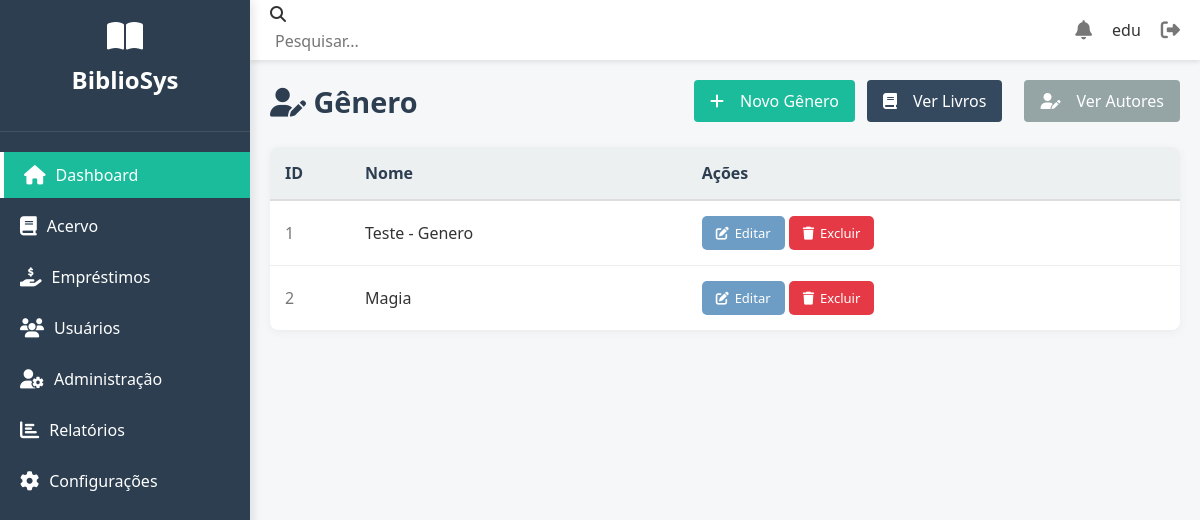
/livros/genero/lista/ (signed in), run on an earlier commit of the app's database.
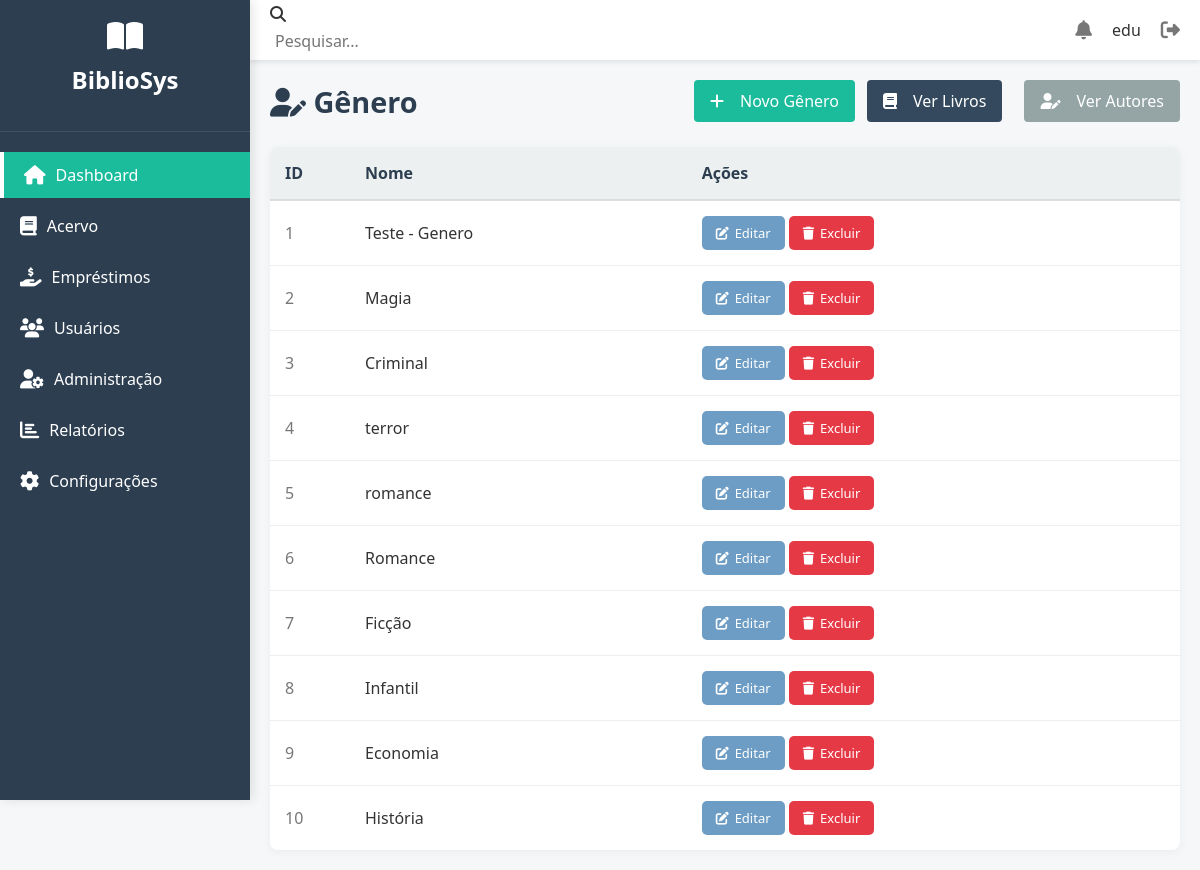
And on a later commit of the database.
### livros/models.py (models this page shows, shortened)
class Genero(models.Model):
    nome = models.CharField(max_length=50, verbose_name='Nome do Gênero')

### livros/views.py (the view)
# urls.py: path('genero/lista/', GeneroListView.as_view(), name='genero_list'),
class GeneroListView(AdminRequiredMixin, ListView):
    model = Genero
    template_name = 'genero_list.html'
    context_object_name = 'generos'

### livros/views.py (called while the page is built)
    def test_func(self):
        return self.request.user.is_staff or self.request.user.is_superuser

### livros/templates/genero_list.html (shortened to what this page needs)
{% extends 'modelo.html' %}
{% load static %}
{% block cards %}
<div class="content">
            <div class="page-header">
                <h1 class="page-title"><i class="fas fa-user-pen"></i> Gênero</h1>
                <div class="header-actions">
                    <a href="{% url 'genero_create' %}" class="btn"><i class="fas fa-plus"></i> Novo Gênero</a>
                    <a href="{% url 'livro_list' %}" class="btn btn-secondary"><i class="fas fa-book"></i> Ver Livros</a>
                    <a href="{% url 'autor_list' %}" class="btn btn-tertiary"><i class="fas fa-user-pen"></i> Ver Autores</a>
                </div>
            </div>
            <div class="authors-table-container">
                <table class="authors-table">
                    <thead>
                        <tr>
                            <th class="id-column">ID</th>
                            <th>Nome</th>
                            <th>Ações</th>
                        </tr>
                    </thead>
                    <tbody>
                        {% for genero in generos %}
                        <tr>
                            <td class="id-column">{{ genero.id }}</td>
                            <td>{{ genero.nome }}</td>
                            <td class="actions">
                                <a href="{% url 'editar_genero' genero.id %}" class="btn-edit">
                                    <i class="fas fa-edit"></i> Editar
                                </a>
                                <a href="{% url 'excluir_genero' genero.id %}" class="btn-delete">
                                    <i class="fas fa-trash"></i> Excluir
                                </a>
                            </td>
                        </tr>
                        {% empty %}
                        <tr>
                            <td colspan="2" style="text-align: center; padding: 30px;">
                                Nenhum genero cadastrado.
                            </td>
                        </tr>
                        {% endfor %}
                    </tbody>
                </table>
            </div>
        </div>
{% endblock %}

### paginas/templates/modelo.html (shortened to what this page needs)
{% load static %}
<!DOCTYPE html>
<html lang="pt-BR">
<head>
    <link rel="stylesheet" href="https://cdnjs.cloudflare.com/ajax/libs/font-awesome/6.4.0/css/all.min.css">
    <link rel="stylesheet" href="{% static 'css/styles.css' %}">
    <link rel="stylesheet" href="{% static 'css/formulario.css' %}">
    <link rel="stylesheet" href="{% static 'css/listas.css' %}">
    <link rel="stylesheet" href="{% static 'css/formulario_exclusao.css' %}">
    <link rel="stylesheet" href="{% static 'css/livros_disponiveis.css' %}">
</head>
<body>
    {% if request.user.is_authenticated %}
    {% block menu %}
    <div class="sidebar">
        <div class="sidebar-header">
            <i class="fas fa-book-open fa-2x"></i>
            <h2 style="color: white;">BiblioSys</h2>
        </div>
        <div class="sidebar-menu">
            <ul>
                <li><a href="{% url 'pagina_index' %}" class="active"><i class="fas fa-home"></i> <span>Dashboard</span></a></li>
                <li><a href="{% url 'livros_disponiveis' %}"><i class="fas fa-book"></i> <span>Acervo</span></a></li>
                <li><a href="{% url 'meus_emprestimos' %}"><i class="fas fa-hand-holding-usd"></i> <span>Empréstimos</span></a></li>
                {% if request.user.is_staff or request.user.is_superuser %}
                <li><a href="{% url 'usuario_list' %}"><i class="fas fa-users"></i> <span>Usuários</span></a></li>
                <li><a href="{% url 'livro_list' %}"><i class="fas fa-user-cog"></i> <span>Administração</span></a></li>
                <li><a href="#"><i class="fas fa-chart-bar"></i> <span>Relatórios</span></a></li>
                <li><a href="#"><i class="fas fa-cog"></i> <span>Configurações</span></a></li>
                {% endif %}
            </ul>
        </div>
    </div>
    {% endblock %}
    {% block header %}
    <div class="main-content">
        <div class="header">
            <div class="search-bar">
                <i class="fas fa-search"></i>
                <input type="text" placeholder="Pesquisar..." style="border: none; background: transparent; padding: 5px; outline: none;">
            </div>
            <div class="user-info">
                <i class="fas fa-bell"></i>
                <span>{{ request.user }}</span>
                <form method="post" action="{% url 'logout' %}" style="display: inline">
                    <button type="submit" class="logout-btn">
                        <i class="fas fa-sign-out-alt"></i>
                    </button>
                </form>
            </div>
        </div>
        {% endblock %}
        {% block cards %}{% endblock %}
    {% endif %}
</body>
</html>

### static/css/styles.css (style rules this page uses)
* { margin: 0; padding: 0; box-sizing: border-box; font-family: "Segoe UI", Tahoma, Geneva, Verdana, sans-serif; }
:root { --primary: #2c3e50; --secondary: #34495e; --accent: #1abc9c; --light: #ecf0f1; --dark: #2c3e50; --success: #2ecc71; --warning: #f39c12; --danger: #e74c3c; --sidebar-width: 250px; --header-height: 60px; }
body { background-color: #f5f7f9; color: #333; display: flex; min-height: 100vh; }
.sidebar { width: var(--sidebar-width); background: var(--primary); color: white; height: 100vh; position: fixed; transition: all 0.3s ease; z-index: 1000; box-shadow: 3px 0 10px rgba(0, 0, 0, 0.1); }
.sidebar-header { padding: 20px; text-align: center; border-bottom: 1px solid rgba(255, 255, 255, 0.1); color: white; }
.sidebar-header h2 { margin-top: 10px; font-size: 1.5rem; }
.sidebar-menu { padding: 20px 0; }
.sidebar-menu ul { list-style: none; }
.sidebar-menu li { margin-bottom: 5px; }
.sidebar-menu a { color: #fff; text-decoration: none; display: flex; align-items: center; padding: 12px 20px; transition: all 0.3s; }
.sidebar-menu a:hover, .sidebar-menu a.active { background: var(--accent); border-left: 4px solid white; }
.sidebar-menu i { margin-right: 10px; font-size: 1.2rem; }
.main-content { flex: 1; margin-left: var(--sidebar-width); width: calc(100% - var(--sidebar-width)); }
.header { background: white; height: var(--header-height); display: flex; align-items: center; justify-content: space-between; padding: 0 20px; box-shadow: 0 2px 5px rgba(0, 0, 0, 0.1); position: sticky; top: 0; z-index: 100; }
.user-info { display: flex; align-items: center; gap: 20px; }
.user-info i { font-size: 1.2rem; }
.user-info .fa-bell { color: #777; }
.logout-btn { background: none; border: none; padding: 0; cursor: pointer; color: #777; transition: color 0.3s; display: flex; align-items: center; }
.content { padding: 20px; }
h2 { color: var(--dark); margin-bottom: 15px; }

### static/css/formulario.css (style rules this page uses)
input, select, textarea { width: 100%; padding: 12px; border: 1px solid #ddd; border-radius: 4px; font-size: 1rem; box-sizing: border-box; }
.btn { padding: 12px 20px; border: none; border-radius: 4px; font-size: 1rem; cursor: pointer; transition: all 0.3s; display: inline-flex; align-items: center; justify-content: center; }
.btn i { margin-right: 8px; }
.btn-secondary { background: #95a5a6; color: white; margin-right: 10px; }

### static/css/listas.css (style rules this page uses)
.page-header { display: flex; display: flex; justify-content: space-between; align-items: center; margin-bottom: 25px; }
.page-title { color: var(--dark); font-size: 1.8rem; }
.header-actions { display: flex; gap: 12px; flex-wrap: wrap; }
.btn { background-color: var(--accent); color: white; border: none; padding: 10px 16px; border-radius: 4px; cursor: pointer; font-weight: 500; transition: all 0.3s; text-decoration: none; display: inline-flex; align-items: center; gap: 8px; }
.btn-secondary { background-color: var(--secondary); }
.btn-tertiary { background-color: #95a5a6; }
.authors-table-container { background: white; border-radius: 8px; box-shadow: 0 2px 10px rgba(0, 0, 0, 0.05); overflow: hidden; }
.authors-table { width: 100%; border-collapse: collapse; }
.authors-table th { background-color: var(--light); padding: 15px; text-align: left; font-weight: 600; color: var(--dark); border-bottom: 2px solid #ddd; }
.authors-table td { padding: 15px; border-bottom: 1px solid #eee; }
.authors-table tr:last-child td { border-bottom: none; }
.id-column { width: 80px; color: #777; }
.btn-edit, .btn-delete { padding: 8px 14px; border-radius: 5px; font-size: 13px; text-decoration: none; display: inline-flex; align-items: center; gap: 6px; transition: all 0.2s ease; white-space: nowrap; min-width: max-content; }
.btn-edit { background-color: #6d9dc5; color: white; }
.btn-delete { background-color: #e63946; color: white; }

What changed in the data, as far as the page shows it:
added Genero: id "3", nome "Criminal"
added Genero: id "4", nome "terror"
added Genero: id "5", nome "romance"
added Genero: id "6", nome "Romance"
added Genero: id "7", nome "Ficção"
added Genero: id "8", nome "Infantil"
added Genero: id "9", nome "Economia"
added Genero: id "10", nome "História"
